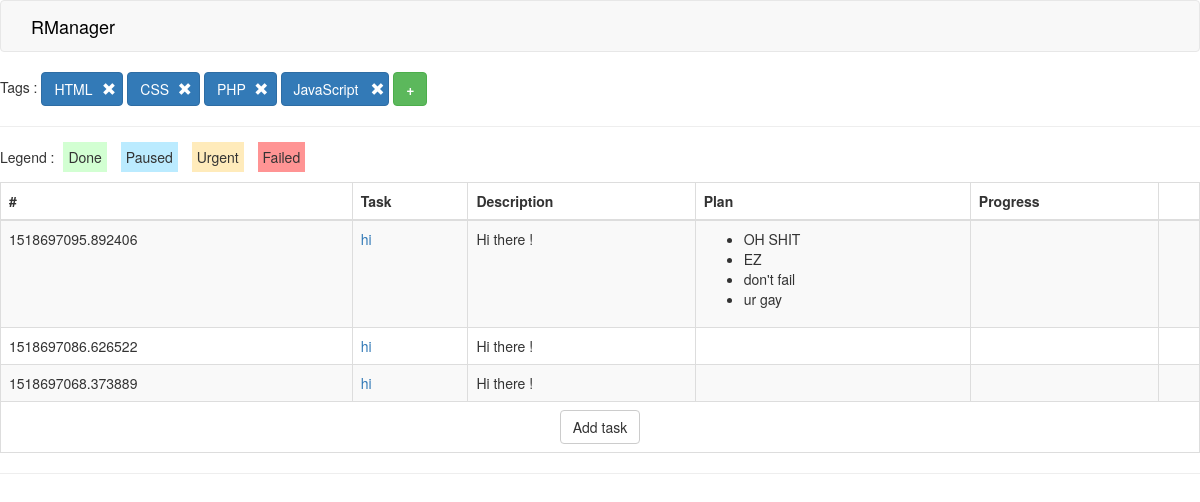
Screenshot of /page/1 (signed in) with the database file from the repository.
### tables this page shows
CREATE TABLE Task(
        id            integer PRIMARY KEY AUTOINCREMENT,
        teams         varchar(128),
        creator_id    integer,
        creation_date integer,
        name          varchar(128),
        description   varchar(256),
        tags          varchar(128),
        state         integer,
        steps_ordered integer,
        deadline      integer,
        FOREIGN KEY(creator_id) REFERENCES User(id)
    );

CREATE TABLE Task_Step(
        id            integer PRIMARY KEY AUTOINCREMENT,
        task_id       integer,
        creator_id    integer,
        creation_date integer,
        description   varchar(64),
        tags          varchar(128),
        state         integer,
        step_n        integer,
        deadline      integer,
        FOREIGN KEY(task_id) REFERENCES Task(id)
    );

### main.py (the view)
@app.route('/page/<int:n>')
def view_page(n):
    db = sqlite3.connect(app.config['dbname'])
    user = User(session,db)
    if user.logged_on: # Connected user
        tasks = Tasks(user,db)
        app_menu = []
        task_menu = []
        tasks_list = tasks.get_multiple(0,10,as_dict=True,with_steps=True)
        db.close()
        return render_template('tasks.html',tasks=tasks_list,script='js/main.js')
    else: # Redirecting to login page
        db.close()
        return redirect(url_for('login'))

### rmanager/Tasks.py (called while the page is built)
    def get_multiple(self,start,end,**options): # Returns multiple tasks
        cursor = self.database.cursor()
        r = cursor.execute('SELECT * FROM Task ORDER BY creation_date DESC LIMIT ? OFFSET ?',(end,start))
        if options.get('as_dict') == True: # Converting each entry to a key/value pair
            tasks_dicts = []
            for task in r:
                v = {"id":task[0],"date":task[3],"desc":task[5],"name":task[4]}
                if options.get('with_steps') == True:
                    v['steps'] = self.get_task_steps(task[0],as_dict=True)
                tasks_dicts.append(v)
            return tasks_dicts
        else:
            return r

    def get_task_steps(self,task,**options):
        cursor = self.database.cursor()
        r = cursor.execute('SELECT * FROM Task_Step WHERE task_id = ' + str(int(task)))
        if options.get('as_dict') == True: # Converting each entry to a key/value pair
            step_dicts = []
            for step in r:
                v = {"id":step[0],"task_id":step[1],"date":step[3],"desc":step[4]}
                step_dicts.append(v)
            return step_dicts
        else:
            return r

### rmanager/User.py (called while the page is built)
    def has_session(self): # Checks for a valid session
        return ('user_name' in self.session and 'user_password' in self.session)

    def load(self,name,pw): # Loads user from database if possible
        cursor = self.db.cursor()
        row = cursor.execute('SELECT * FROM User WHERE name = ? and password = ?',(name,pw)).fetchone()
        if row is not None: # Got a row
            u_id,teams,name,mail,password,rights = row
            teams = [k if k == 'all' else int(k) for k in teams.split(' ')]
            self.id       = u_id
            self.teams    = teams
            self.name     = name
            self.mail     = mail
            self.password = password
            self.rights   = int(rights)
            return True
        else: # Unable to authentify user
            return False

### templates/tasks.html
{% extends "layout.html" %}
{% block sidemenu %}
  <span>Tags :</span>
  <button type="button" class="btn btn-primary"><a href="#" style="color:white;">HTML</a> <a href="#" class="rbutton"><span class="glyphicon glyphicon-remove"></span></a></button>
  <button type="button" class="btn btn-primary"><a href="#" style="color:white;">CSS</a> <a href="#" class="rbutton"><span class="glyphicon glyphicon-remove"></span></a></button>
  <button type="button" class="btn btn-primary"><a href="#" style="color:white;">PHP</a> <a href="#" class="rbutton"><span class="glyphicon glyphicon-remove"></span></a></button>
  <button type="button" class="btn btn-primary"><a href="#" style="color:white;">JavaScript</a> <a href="#" class="rbutton"><span class="glyphicon glyphicon-remove"></span></a></button>
  <a href="#" title="Ajouter une matière"><button type="button" class="btn btn-success"><strong>+</strong></button></a>
{% endblock %}
{% block content %}
<aside class="align-well" id="legend">
  <span>Legend :</span>
  <span class="done legend">Done</span>
  <span class="paused legend">Paused</span>
  <span class="urgent legend">Urgent</span>
  <span class="failed legend">Failed</span>
</aside>
  <table class="table table-striped table-bordered" id="mainBoard">
    <thead>
      <tr><th>#</th><th>Task</th><th>Description</th><th>Plan</th><th>Progress</th><th></th></tr>
    </thead>
    <tbody id="tasks_table">
    {% for task in tasks %}
      <tr class="{{ task.print_state }}">
        <td>{{ task.date }}</td>
        <td><a href="/task/view?id={{ task.id }}">{{ task.name }}</a></td>
        <td>{{ task.desc }}</td>
        <td>
          <ul>
          {% for step in task.steps %}
            <li>{{ step.desc }}</li>
          {% endfor %}
          </ul>
        </td>
        <td></td>
        <td></td>
      </tr>
    {% endfor %}
    </tbody>
    <tfoot>
      <tr><td colspan="6" style="text-align:center;">
        <a href="/task/new"><button type="button" id="addDay-after" class="btn btn-default">Add task</button></a>
      </td></tr>
    </tfoot>
  </table>
</content>
<hr/>
{% endblock %}

### templates/layout.html (shortened to what this page needs)
<!DOCTYPE html>
<html>
<head>
  <link rel="stylesheet" href="https://maxcdn.bootstrapcdn.com/bootstrap/3.3.6/css/bootstrap.min.css"
>
  <link rel="stylesheet" href="/css/main.css"/>
</head>
<body>
  <nav class="navbar navbar-default">
  <div class="container-fluid">
      <div class="collapse navbar-collapse" id="bs-example-navbar-collapse-1">
      <ul class="nav navbar-nav">
        <a class="navbar-brand" style="color:black;" href="/">RManager</a>
      </ul>
    </div>
  </div>
</nav>
  <div>
    <aside class="align-well" id="subjects">
    {% block sidemenu %}
    {% endblock %}
    </aside>
    <hr/>
    <content class="align-well">
    {% block content %}
    {% endblock %}
  </div>
</body>
</html>

### rows the page displays
Task: date "1518697095.892406", name "hi", desc "Hi there !"
Task_Step: desc "OH SHIT"
Task_Step: desc "EZ"
Task_Step: desc "don't fail"
Task_Step: desc "ur gay"
Task: date "1518697086.626522", name "hi", desc "Hi there !"
Task: date "1518697068.373889", name "hi", desc "Hi there !"
